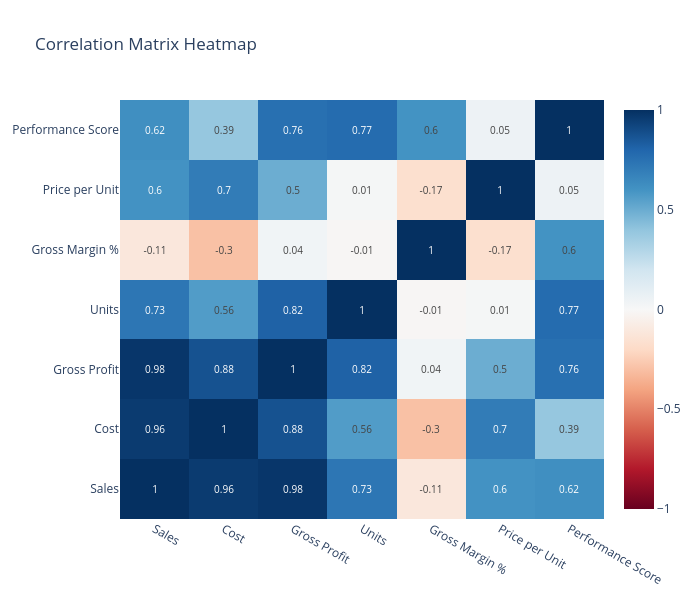

Notebook source saved alongside this figure:
### Code cell
# Correlation Analysis
print("\n" + "=" * 80)
print("CORRELATION & MULTICOLLINEARITY ANALYSIS")
print("=" * 80)

# Select numeric columns for correlation
numeric_subset = df_clean[['Sales', 'Cost', 'Gross Profit', 'Units', 'Gross Margin %', 'Price per Unit', 'Performance Score']]

# Calculate correlation matrix
correlation_matrix = numeric_subset.corr()

print("\nCorrelation Matrix:")
print(correlation_matrix)

# Visualize correlation heatmap
fig = go.Figure(data=go.Heatmap(
    z=correlation_matrix.values,
    x=correlation_matrix.columns,
    y=correlation_matrix.columns,
    colorscale='RdBu',
    zmid=0,
    zmin=-1,
    zmax=1,
    text=correlation_matrix.values.round(2),
    texttemplate='%{text}',
    textfont={"size": 10}
))

fig.update_layout(title='Correlation Matrix Heatmap', height=600, width=700)
fig.show()

# Identify strong correlations
print("\nStrong Correlations (|r| > 0.7):")
strong_corr = []
for i in range(len(correlation_matrix.columns)):
    for j in range(i+1, len(correlation_matrix.columns)):
        if abs(correlation_matrix.iloc[i, j]) > 0.7:
            strong_corr.append({
                'Variable 1': correlation_matrix.columns[i],
                'Variable 2': correlation_matrix.columns[j],
                'Correlation': correlation_matrix.iloc[i, j]
            })

if strong_corr:
    print(pd.DataFrame(strong_corr))
else:
    print("No strong multicollinearity detected")

### Figure 1 — Plotly figure (JSON) as saved in the notebook; plotly's stock layout.template omitted (floating-point values rounded to 4 significant figures)
{"data": [{"colorscale": [[0, "rgb(103,0,31)"], [0.1, "rgb(178,24,43)"], [0.2, "rgb(214,96,77)"], [0.3, "rgb(244,165,130)"], [0.4, "rgb(253,219,199)"], [0.5, "rgb(247,247,247)"], [0.6, "rgb(209,229,240)"], [0.7, "rgb(146,197,222)"], [0.8, "rgb(67,147,195)"], [0.9, "rgb(33,102,172)"], [1, "rgb(5,48,97)"]], "text": [[1.0, 0.96, 0.98, 0.73, -0.11, 0.6, 0.62], [0.96, 1.0, 0.88, 0.56, -0.3, 0.7, 0.39], [0.98, 0.88, 1.0, 0.82, 0.04, 0.5, 0.76], [0.73, 0.56, 0.82, 1.0, -0.01, 0.01, 0.77], [-0.11, -0.3, 0.04, -0.01, 1.0, -0.17, 0.6], [0.6, 0.7, 0.5, 0.01, -0.17, 1.0, 0.05], [0.62, 0.39, 0.76, 0.77, 0.6, 0.05, 1.0]], "textfont": {"size": 10}, "texttemplate": "%{text}", "type": "heatmap", "x": ["Sales", "Cost", "Gross Profit", "Units", "Gross Margin %", "Price per Unit", "Performance Score"], "y": ["Sales", "Cost", "Gross Profit", "Units", "Gross Margin %", "Price per Unit", "Performance Score"], "z": [[1.0, 0.959, 0.9764, 0.7293, -0.1111, 0.6027, 0.6161], [0.959, 1.0, 0.8751, 0.5633, -0.2972, 0.7005, 0.3877], [0.9764, 0.8751, 1.0, 0.8158, 0.03679, 0.4951, 0.7563], [0.7293, 0.5633, 0.8158, 1.0, -0.01369, 0.01453, 0.774], [-0.1111, -0.2972, 0.03679, -0.01369, 1.0, -0.1667, 0.6], [0.6027, 0.7005, 0.4951, 0.01453, -0.1667, 1.0, 0.05199], [0.6161, 0.3877, 0.7563, 0.774, 0.6, 0.05199, 1.0]], "zmax": 1, "zmid": 0, "zmin": -1}], "layout": {"height": 600, "title": {"text": "Correlation Matrix Heatmap"}, "width": 700}}
